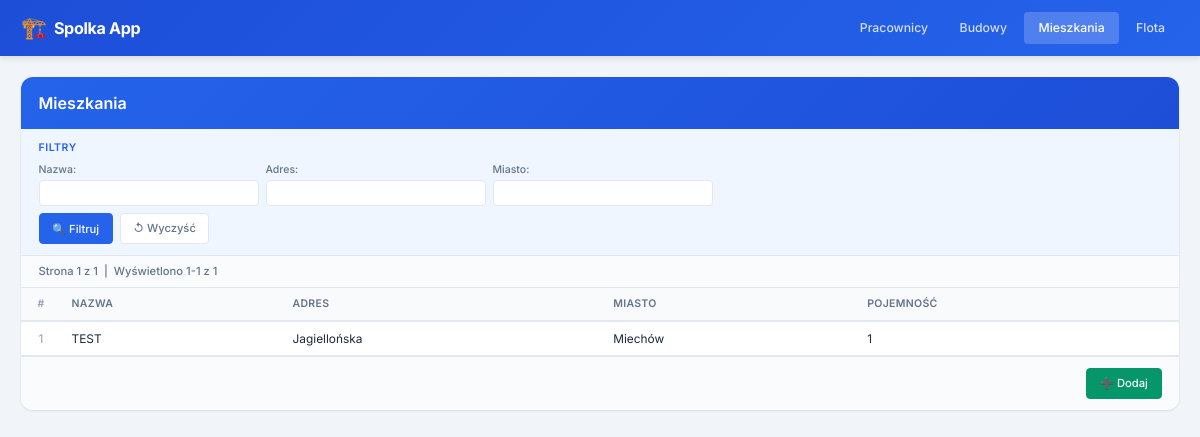
The app's page /mieszkania/, older data.
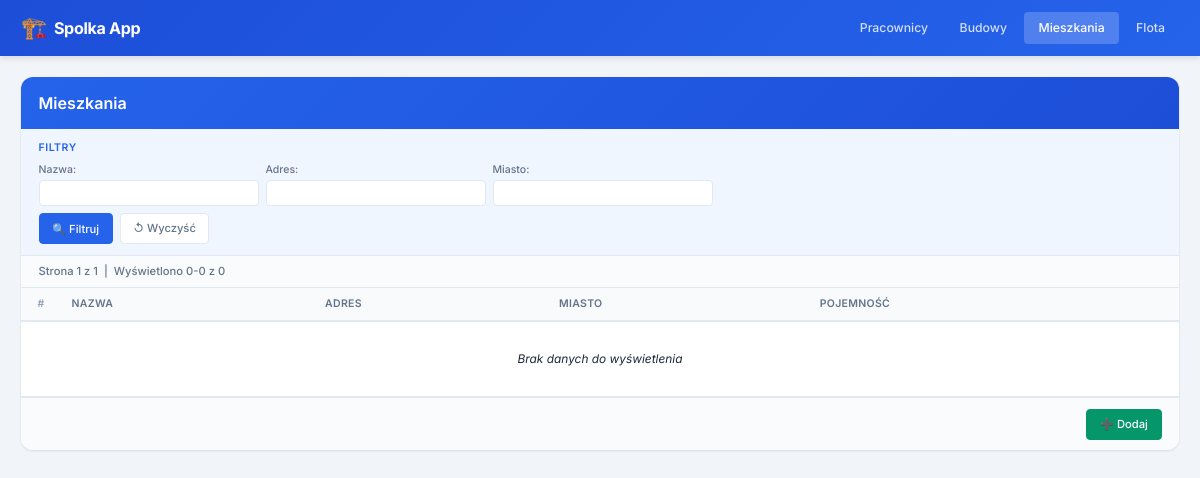
The same page, newer data.
### kadry/models.py (models this page shows, shortened)
class Mieszkanie(models.Model):
    nazwa = models.CharField("Nazwa", max_length=200)
    adres = models.CharField("Adres", max_length=300)
    miasto = models.CharField("Miasto", max_length=100, blank=True)
    pojemnosc = models.PositiveIntegerField("Pojemność (osób)", default=1)
    uwagi = models.TextField("Uwagi", blank=True)
    class Meta:
        verbose_name = "Mieszkanie"
        verbose_name_plural = "Mieszkania"
        ordering = ["nazwa"]

### kadry/views.py (the view)
# urls.py: path("mieszkania/", views.mieszkanie_list, name="mieszkanie_list"),
def mieszkanie_list(request):
    qs = Mieszkanie.objects.all()
    f_nazwa = request.GET.get("nazwa", "")
    f_miasto = request.GET.get("miasto", "")
    f_adres = request.GET.get("adres", "")
    if f_nazwa:
        qs = qs.filter(get_wildcard_filter("nazwa", f_nazwa))
    if f_miasto:
        qs = qs.filter(get_wildcard_filter("miasto", f_miasto))
    if f_adres:
        qs = qs.filter(get_wildcard_filter("adres", f_adres))
    paginator = Paginator(qs, 50)
    page = request.GET.get("strona", 1)
    objects = paginator.get_page(page)
    context = {
        "objects": objects,
        "module_name": "Mieszkania",
        "filters": {
            "nazwa": f_nazwa,
            "miasto": f_miasto,
            "adres": f_adres,
        },
        "columns": [
            ("nazwa", "Nazwa"),
            ("adres", "Adres"),
            ("miasto", "Miasto"),
            ("pojemnosc", "Pojemność"),
        ],
        "detail_url_name": "mieszkanie_detail",
        "create_url_name": "mieszkanie_create",
        "delete_url_name": "mieszkanie_delete",
    }
    return render(request, "kadry/list.html", context)

### kadry/templatetags/kadry_tags.py (called while the page is built)
@register.filter
def attr(obj, name):
    try:
        val = getattr(obj, name, "")
        if callable(val):
            return val()
        return val
    except Exception:
        return ""

@register.filter
def get_item(dictionary, key):
    if isinstance(dictionary, dict):
        return dictionary.get(key, "")
    return ""

### kadry/templates/kadry/list.html (shortened to what this page needs)
{% extends "kadry/base.html" %}
{% load kadry_tags %}
{% block content %}
<div class="list-view">
    <div class="list-header" style="display: flex; justify-content: space-between; align-items: center;">
        <h1 class="list-title">{{ module_name }}</h1>
    </div>
    <div class="filters-panel">
        <div class="filters-title">Filtry</div>
        <form method="get" class="filters-form" id="filtersForm">
            <div class="filters-grid">
                {% for key, label in columns %}
                {% if key in filters %}
                <div class="filter-group">
                    <label class="filter-label" for="filter_{{ key }}">{{ label }}:</label>
                    <input type="text" id="filter_{{ key }}" name="{{ key }}" value="{{ filters|get_item:key }}"
                        class="filter-input">
                </div>
                {% endif %}
                {% endfor %}
            </div>
            <div class="filters-actions">
                <button type="submit" class="btn btn-filter">🔍 Filtruj</button>
                <a href="?" class="btn btn-reset">↺ Wyczyść</a>
            </div>
        </form>
    </div>
    <div class="pagination-bar">
        <span class="pagination-info">
            Strona {{ objects.number }} z {{ objects.paginator.num_pages }}
            &nbsp;|&nbsp;
            Wyświetlono {{ objects.start_index }}-{{ objects.end_index }} z {{ objects.paginator.count }}
        </span>
    </div>
    <div class="table-container">
        <table class="data-table" id="dataTable">
            <thead>
                <tr>
                    <th class="col-lp">#</th>
                    {% for key, label in columns %}
                    <th>{{ label }}</th>
                    {% endfor %}
                </tr>
            </thead>
            <tbody>
                {% for obj in objects %}
                <tr class="data-row" data-url="{% url detail_url_name pk=obj.pk %}"
                    title="Kliknij dwukrotnie, aby otworzyć">
                    <td class="col-lp">{{ forloop.counter0|add:objects.start_index }}</td>
                    {% for key, label in columns %}
                    <td>{{ obj|attr:key }}</td>
                    {% endfor %}
                </tr>
                {% empty %}
                <tr>
                    <td colspan="{{ columns|length|add:1 }}" class="empty-row">
                        Brak danych do wyświetlenia
                    </td>
                </tr>
                {% endfor %}
            </tbody>
        </table>
    </div>
    <div class="action-bar">
        <a href="{% url create_url_name %}" class="btn btn-add">➕ Dodaj</a>
    </div>
</div>
{% endblock %}

Row changes from the older to the newer data that the page shows:
removed Mieszkanie: columns "TEST" "Jagiellońska" "Miechów" "1"
Text that changed along with them:
{{ objects.start_index }}: "1" → "0"
{{ objects.end_index }}: "1" → "0"
{{ objects.paginator.count }}: "1" → "0"
text now shown: "Brak danych do wyświetlenia"
